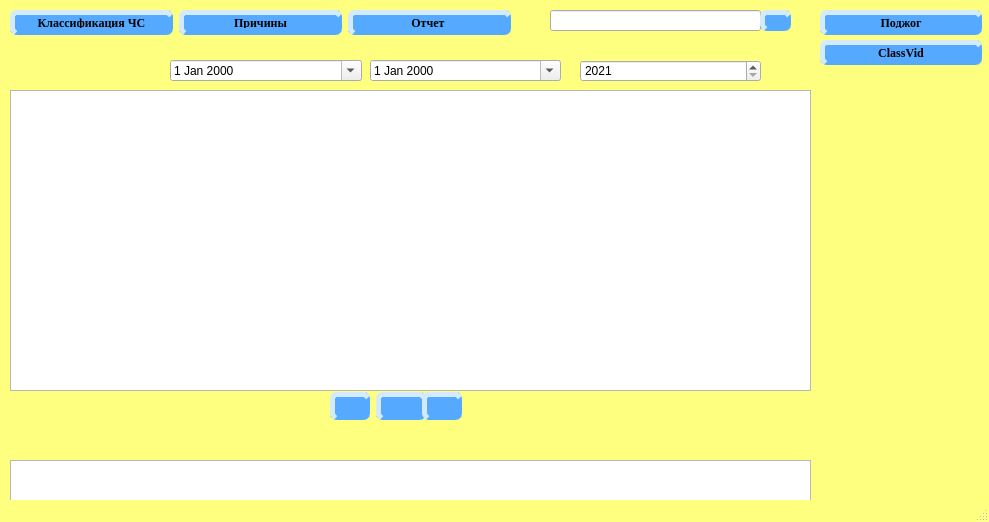
<?xml version="1.0" encoding="UTF-8"?>
<ui version="4.0">
 <class>MainWindow</class>
 <widget class="QMainWindow" name="MainWindow">
  <property name="geometry">
   <rect>
    <x>0</x>
    <y>0</y>
    <width>989</width>
    <height>522</height>
   </rect>
  </property>
  <property name="minimumSize">
   <size>
    <width>0</width>
    <height>0</height>
   </size>
  </property>
  <property name="maximumSize">
   <size>
    <width>16777215</width>
    <height>16777215</height>
   </size>
  </property>
  <property name="windowTitle">
   <string>Главная форма</string>
  </property>
  <property name="styleSheet">
   <string notr="true">QMainWindow{
background-color:rgb(255, 255, 127);
}
QPushButton{
background-color:#55aaff;
border-style:outset;
padding:2px;
border-width:5px;
border-radius:7px;
border-color:#55aaff;
}
</string>
  </property>
  <widget class="QWidget" name="centralwidget">
   <widget class="QWidget" name="layoutWidget">
    <property name="geometry">
     <rect>
      <x>10</x>
      <y>0</y>
      <width>501</width>
      <height>41</height>
     </rect>
    </property>
    <layout class="QHBoxLayout" name="horizontalLayout">
     <item>
      <widget class="QPushButton" name="BtnClass">
       <property name="minimumSize">
        <size>
         <width>0</width>
         <height>25</height>
        </size>
       </property>
       <property name="maximumSize">
        <size>
         <width>16777215</width>
         <height>20</height>
        </size>
       </property>
       <property name="font">
        <font>
         <family>Times New Roman</family>
         <weight>75</weight>
         <bold>true</bold>
        </font>
       </property>
       <property name="styleSheet">
        <string notr="true"/>
       </property>
       <property name="text">
        <string>Классификация ЧС</string>
       </property>
      </widget>
     </item>
     <item>
      <widget class="QPushButton" name="BtnFeature">
       <property name="minimumSize">
        <size>
         <width>0</width>
         <height>25</height>
        </size>
       </property>
       <property name="maximumSize">
        <size>
         <width>16777215</width>
         <height>20</height>
        </size>
       </property>
       <property name="font">
        <font>
         <family>Times New Roman</family>
         <weight>75</weight>
         <bold>true</bold>
        </font>
       </property>
       <property name="text">
        <string>Причины</string>
       </property>
      </widget>
     </item>
     <item>
      <widget class="QPushButton" name="BtnReport">
       <property name="minimumSize">
        <size>
         <width>0</width>
         <height>25</height>
        </size>
       </property>
       <property name="maximumSize">
        <size>
         <width>16777215</width>
         <height>20</height>
        </size>
       </property>
       <property name="font">
        <font>
         <family>Times New Roman</family>
         <weight>75</weight>
         <bold>true</bold>
        </font>
       </property>
       <property name="text">
        <string>Отчет </string>
       </property>
      </widget>
     </item>
    </layout>
   </widget>
   <widget class="QTableView" name="tVChs">
    <property name="geometry">
     <rect>
      <x>10</x>
      <y>90</y>
      <width>801</width>
      <height>301</height>
     </rect>
    </property>
    <property name="minimumSize">
     <size>
      <width>0</width>
      <height>0</height>
     </size>
    </property>
    <property name="maximumSize">
     <size>
      <width>16777215</width>
      <height>16777215</height>
     </size>
    </property>
    <attribute name="horizontalHeaderCascadingSectionResizes">
     <bool>false</bool>
    </attribute>
    <attribute name="horizontalHeaderMinimumSectionSize">
     <number>35</number>
    </attribute>
    <attribute name="horizontalHeaderDefaultSectionSize">
     <number>200</number>
    </attribute>
    <attribute name="verticalHeaderVisible">
     <bool>false</bool>
    </attribute>
   </widget>
   <widget class="QDateEdit" name="dateEdit2">
    <property name="geometry">
     <rect>
      <x>370</x>
      <y>60</y>
      <width>191</width>
      <height>21</height>
     </rect>
    </property>
    <property name="calendarPopup">
     <bool>true</bool>
    </property>
   </widget>
   <widget class="QDateEdit" name="dateEdit1">
    <property name="geometry">
     <rect>
      <x>170</x>
      <y>60</y>
      <width>192</width>
      <height>21</height>
     </rect>
    </property>
    <property name="calendarPopup">
     <bool>true</bool>
    </property>
   </widget>
   <widget class="QWidget" name="layoutWidget_2">
    <property name="geometry">
     <rect>
      <x>330</x>
      <y>390</y>
      <width>132</width>
      <height>32</height>
     </rect>
    </property>
    <layout class="QHBoxLayout" name="horizontalLayout_5">
     <item>
      <widget class="QPushButton" name="BtnAddChs">
       <property name="toolTip">
        <string>Добавить</string>
       </property>
       <property name="text">
        <string/>
       </property>
       <property name="icon">
        <iconset>
         <normaloff>../../../Downloads/add-file.png</normaloff>../../../Downloads/add-file.png</iconset>
       </property>
      </widget>
     </item>
     <item>
      <widget class="QPushButton" name="BtnDelChs">
       <property name="minimumSize">
        <size>
         <width>50</width>
         <height>0</height>
        </size>
       </property>
       <property name="toolTip">
        <string>Удалить</string>
       </property>
       <property name="text">
        <string/>
       </property>
       <property name="icon">
        <iconset>
         <normaloff>../../../Downloads/delete.png</normaloff>../../../Downloads/delete.png</iconset>
       </property>
      </widget>
     </item>
     <item>
      <widget class="QPushButton" name="BtnSaveChs">
       <property name="toolTip">
        <string>Сохранить</string>
       </property>
       <property name="text">
        <string/>
       </property>
       <property name="icon">
        <iconset>
         <normaloff>../../../Downloads/diskette.png</normaloff>../../../Downloads/diskette.png</iconset>
       </property>
      </widget>
     </item>
    </layout>
   </widget>
   <widget class="QLineEdit" name="lEChs">
    <property name="geometry">
     <rect>
      <x>550</x>
      <y>10</y>
      <width>211</width>
      <height>21</height>
     </rect>
    </property>
    <property name="cursorMoveStyle">
     <enum>Qt::VisualMoveStyle</enum>
    </property>
   </widget>
   <widget class="QPushButton" name="pushButton">
    <property name="geometry">
     <rect>
      <x>760</x>
      <y>10</y>
      <width>31</width>
      <height>21</height>
     </rect>
    </property>
    <property name="text">
     <string/>
    </property>
    <property name="icon">
     <iconset>
      <normaloff>../../../Downloads/search.png</normaloff>../../../Downloads/search.png</iconset>
    </property>
   </widget>
   <widget class="QTableView" name="tVReport">
    <property name="geometry">
     <rect>
      <x>10</x>
      <y>460</y>
      <width>801</width>
      <height>351</height>
     </rect>
    </property>
   </widget>
   <widget class="QWidget" name="layoutWidget_3">
    <property name="geometry">
     <rect>
      <x>350</x>
      <y>810</y>
      <width>132</width>
      <height>32</height>
     </rect>
    </property>
    <layout class="QHBoxLayout" name="horizontalLayout_2">
     <item>
      <widget class="QPushButton" name="BtnAddReport">
       <property name="toolTip">
        <string>Добавить</string>
       </property>
       <property name="text">
        <string/>
       </property>
       <property name="icon">
        <iconset>
         <normaloff>../../../Downloads/add-file.png</normaloff>../../../Downloads/add-file.png</iconset>
       </property>
      </widget>
     </item>
     <item>
      <widget class="QPushButton" name="BtnDelReport">
       <property name="minimumSize">
        <size>
         <width>50</width>
         <height>0</height>
        </size>
       </property>
       <property name="toolTip">
        <string>Удалить</string>
       </property>
       <property name="text">
        <string/>
       </property>
       <property name="icon">
        <iconset>
         <normaloff>../../../Downloads/delete.png</normaloff>../../../Downloads/delete.png</iconset>
       </property>
      </widget>
     </item>
     <item>
      <widget class="QPushButton" name="BtnSaveReport">
       <property name="toolTip">
        <string>Сохранить</string>
       </property>
       <property name="text">
        <string/>
       </property>
       <property name="icon">
        <iconset>
         <normaloff>../../../Downloads/diskette.png</normaloff>../../../Downloads/diskette.png</iconset>
       </property>
      </widget>
     </item>
    </layout>
   </widget>
   <widget class="QPushButton" name="BtnP">
    <property name="geometry">
     <rect>
      <x>820</x>
      <y>10</y>
      <width>162</width>
      <height>25</height>
     </rect>
    </property>
    <property name="minimumSize">
     <size>
      <width>0</width>
      <height>25</height>
     </size>
    </property>
    <property name="maximumSize">
     <size>
      <width>16777215</width>
      <height>20</height>
     </size>
    </property>
    <property name="font">
     <font>
      <family>Times New Roman</family>
      <weight>75</weight>
      <bold>true</bold>
     </font>
    </property>
    <property name="text">
     <string>Поджог</string>
    </property>
   </widget>
   <widget class="QPushButton" name="BtnCV">
    <property name="geometry">
     <rect>
      <x>820</x>
      <y>40</y>
      <width>162</width>
      <height>25</height>
     </rect>
    </property>
    <property name="minimumSize">
     <size>
      <width>0</width>
      <height>25</height>
     </size>
    </property>
    <property name="maximumSize">
     <size>
      <width>16777215</width>
      <height>20</height>
     </size>
    </property>
    <property name="font">
     <font>
      <family>Times New Roman</family>
      <weight>75</weight>
      <bold>true</bold>
     </font>
    </property>
    <property name="text">
     <string>ClassVid</string>
    </property>
   </widget>
   <widget class="QSpinBox" name="spinBox">
    <property name="geometry">
     <rect>
      <x>580</x>
      <y>60</y>
      <width>181</width>
      <height>22</height>
     </rect>
    </property>
    <property name="minimum">
     <number>2021</number>
    </property>
    <property name="maximum">
     <number>2030</number>
    </property>
   </widget>
  </widget>
  <widget class="QMenuBar" name="menubar">
   <property name="geometry">
    <rect>
     <x>0</x>
     <y>0</y>
     <width>989</width>
     <height>22</height>
    </rect>
   </property>
  </widget>
  <widget class="QStatusBar" name="statusbar"/>
 </widget>
 <resources/>
 <connections/>
</ui>
